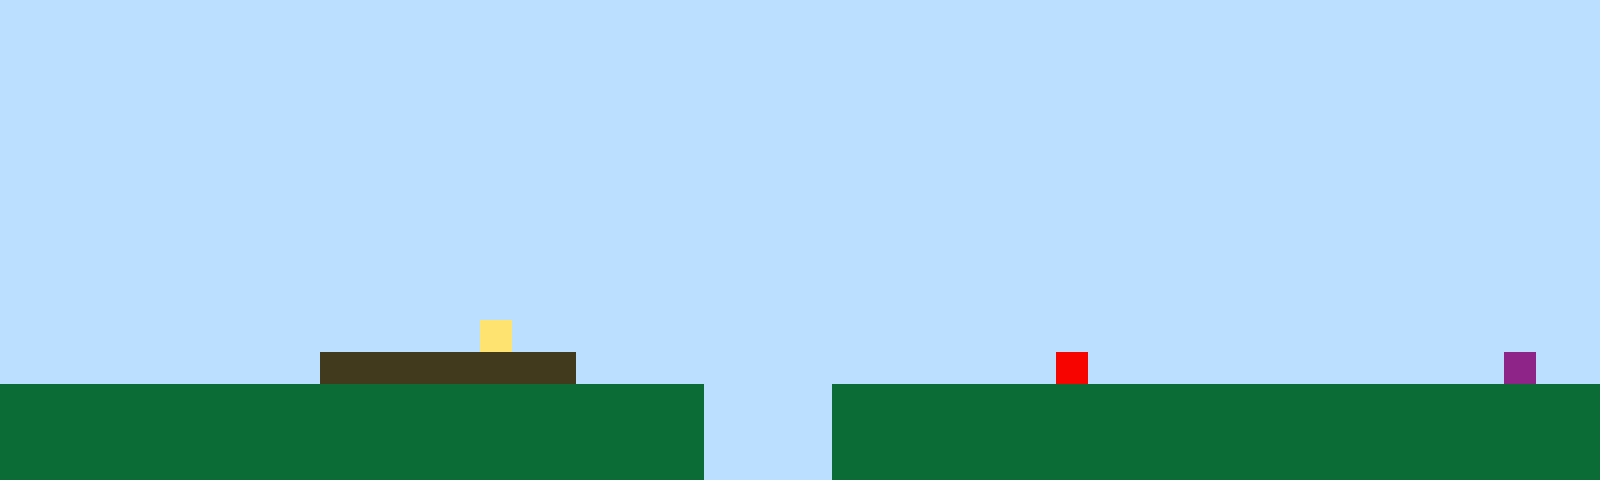

The image is a tile-based game level rendered from a .tmx file. Its description and complete source (layers, tilesets, objects, tile grids) follow:
An orthogonal 50x15 tile map with 32x32 px tiles, 1 tile layer (Tile Layer 1).

<map version="1.10" tiledversion="1.11.2" orientation="orthogonal" renderorder="right-up" width="50" height="15" tilewidth="32" tileheight="32" infinite="0" nextlayerid="2" nextobjectid="1"><editorsettings><export target="map1.csv" format="csv" /></editorsettings><tileset firstgid="1" name="sprites" tilewidth="32" tileheight="32" tilecount="6" columns="3"><image source="sprites.png" width="96" height="64" /></tileset><layer id="1" name="Tile Layer 1" width="50" height="15"><data encoding="csv">1,1,1,1,1,1,1,1,1,1,1,1,1,1,1,1,1,1,1,1,1,1,1,1,1,1,1,1,1,1,1,1,1,1,1,1,1,1,1,1,1,1,1,1,1,1,1,1,1,1,1,1,1,1,1,1,1,1,1,1,1,1,1,1,1,1,1,1,1,1,1,1,1,1,1,1,1,1,1,1,1,1,1,1,1,1,1,1,1,1,1,1,1,1,1,1,1,1,1,1,1,1,1,1,1,1,1,1,1,1,1,1,1,1,1,1,1,1,1,1,1,1,1,1,1,1,1,1,1,1,1,1,1,1,1,1,1,1,1,1,1,1,1,1,1,1,1,1,1,1,1,1,1,1,1,1,1,1,1,1,1,1,1,1,1,1,1,1,1,1,1,1,1,1,1,1,1,1,1,1,1,1,1,1,1,1,1,1,1,1,1,1,1,1,1,1,1,1,1,1,1,1,1,1,1,1,1,1,1,1,1,1,1,1,1,1,1,1,1,1,1,1,1,1,1,1,1,1,1,1,1,1,1,1,1,1,1,1,1,1,1,1,1,1,1,1,1,1,1,1,1,1,1,1,1,1,1,1,1,1,1,1,1,1,1,1,1,1,1,1,1,1,1,1,1,1,1,1,1,1,1,1,1,1,1,1,1,1,1,1,1,1,1,1,1,1,1,1,1,1,1,1,1,1,1,1,1,1,1,1,1,1,1,1,1,1,1,1,1,1,1,1,1,1,1,1,1,1,1,1,1,1,1,1,1,1,1,1,1,1,1,1,1,1,1,1,1,1,1,1,1,1,1,1,1,1,1,1,1,1,1,1,1,1,1,1,1,1,1,1,1,1,1,1,1,1,1,1,1,1,1,1,1,1,1,1,1,1,1,1,1,1,1,1,1,1,1,1,1,1,1,1,1,1,1,1,1,1,1,1,1,1,1,1,1,1,1,1,1,1,1,1,1,1,1,1,1,1,1,1,1,1,1,1,1,1,1,1,1,1,1,1,1,1,1,1,1,1,1,1,1,1,1,1,1,1,1,1,1,1,1,1,1,1,1,1,1,1,1,1,1,1,1,1,1,1,1,1,1,1,1,1,1,1,1,1,1,1,1,1,1,1,1,1,1,1,1,1,1,1,1,1,1,1,1,1,1,1,1,1,1,1,1,1,1,4,1,1,1,1,1,1,1,1,1,1,1,1,1,1,1,1,1,1,1,1,1,1,1,1,1,1,1,1,1,1,1,1,1,1,1,1,1,1,1,1,1,1,1,1,3,3,3,3,3,3,3,3,1,1,1,1,1,1,1,1,1,1,1,1,1,1,1,5,1,1,1,1,1,1,1,1,1,1,1,1,1,6,1,1,2,2,2,2,2,2,2,2,2,2,2,2,2,2,2,2,2,2,2,2,2,2,1,1,1,1,2,2,2,2,2,2,2,2,2,2,2,2,2,2,2,2,2,2,2,2,2,2,2,2,2,2,2,2,2,2,2,2,2,2,2,2,2,2,2,2,2,2,2,2,2,2,1,1,1,1,2,2,2,2,2,2,2,2,2,2,2,2,2,2,2,2,2,2,2,2,2,2,2,2,2,2,2,2,2,2,2,2,2,2,2,2,2,2,2,2,2,2,2,2,2,2,1,1,1,1,2,2,2,2,2,2,2,2,2,2,2,2,2,2,2,2,2,2,2,2,2,2,2,2</data></layer></map>
